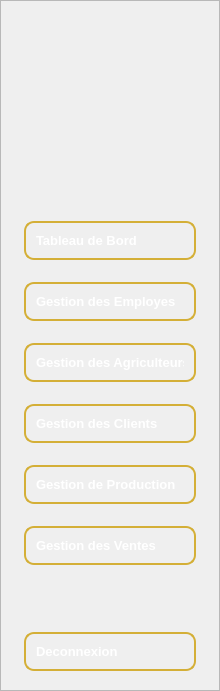
       <widget class="QFrame" name="sidebar_10">
        <property name="geometry">
         <rect>
          <x>-10</x>
          <y>0</y>
          <width>220</width>
          <height>691</height>
         </rect>
        </property>
        <property name="minimumSize">
         <size>
          <width>220</width>
          <height>0</height>
         </size>
        </property>
        <property name="maximumSize">
         <size>
          <width>220</width>
          <height>16777215</height>
         </size>
        </property>
        <property name="styleSheet">
         <string notr="true">QFrame#sidebar_10 {
    background-color: #556B2F;
}
QPushButton {
    background-color: transparent;
    color: white;
    border: 2px solid #D4AF37;
    border-radius: 10px;
    padding: 10px;
    margin: 8px 12px;
    text-align: left;
}

QPushButton:hover {
    background-color: #D4AF37;
    color: black;
}
</string>
        </property>
        <property name="frameShape">
         <enum>QFrame::Shape::StyledPanel</enum>
        </property>
        <property name="frameShadow">
         <enum>QFrame::Shadow::Raised</enum>
        </property>
        <layout class="QVBoxLayout" name="verticalLayout_16">
         <item>
          <widget class="QLabel" name="label_31">
           <property name="minimumSize">
            <size>
             <width>150</width>
             <height>150</height>
            </size>
           </property>
           <property name="maximumSize">
            <size>
             <width>150</width>
             <height>150</height>
            </size>
           </property>
           <property name="text">
            <string/>
           </property>
           <property name="pixmap">
            <pixmap>../SMART_OIL_PRESS_DHOUHA/GestionEmployes/images/lg-removebg-preview.png</pixmap>
           </property>
           <property name="scaledContents">
            <bool>true</bool>
           </property>
           <property name="alignment">
            <set>Qt::AlignmentFlag::AlignCenter</set>
           </property>
          </widget>
         </item>
         <item>
          <spacer name="verticalSpacer_21">
           <property name="orientation">
            <enum>Qt::Orientation::Vertical</enum>
           </property>
           <property name="sizeHint" stdset="0">
            <size>
             <width>20</width>
             <height>40</height>
            </size>
           </property>
          </spacer>
         </item>
         <item>
          <widget class="QPushButton" name="btn_home_11">
           <property name="font">
            <font>
             <pointsize>10</pointsize>
             <bold>true</bold>
            </font>
           </property>
           <property name="text">
            <string>Tableau de Bord</string>
           </property>
           <property name="icon">
            <iconset theme="QIcon::ThemeIcon::GoHome"/>
           </property>
          </widget>
         </item>
         <item>
          <widget class="QPushButton" name="btn_employes_11">
           <property name="font">
            <font>
             <pointsize>10</pointsize>
             <bold>true</bold>
            </font>
           </property>
           <property name="text">
            <string>Gestion des Employes</string>
           </property>
           <property name="icon">
            <iconset theme="QIcon::ThemeIcon::UserAvailable"/>
           </property>
          </widget>
         </item>
         <item>
          <widget class="QPushButton" name="btn_agriculteurs_11">
           <property name="font">
            <font>
             <pointsize>10</pointsize>
             <bold>true</bold>
            </font>
           </property>
           <property name="text">
            <string>Gestion des Agriculteurs</string>
           </property>
          </widget>
         </item>
         <item>
          <widget class="QPushButton" name="btn_clients_11">
           <property name="font">
            <font>
             <pointsize>10</pointsize>
             <bold>true</bold>
            </font>
           </property>
           <property name="text">
            <string>Gestion des Clients</string>
           </property>
          </widget>
         </item>
         <item>
          <widget class="QPushButton" name="btn_production_11">
           <property name="font">
            <font>
             <pointsize>10</pointsize>
             <bold>true</bold>
            </font>
           </property>
           <property name="text">
            <string>Gestion de Production</string>
           </property>
          </widget>
         </item>
         <item>
          <widget class="QPushButton" name="btn_ventes_11">
           <property name="font">
            <font>
             <pointsize>10</pointsize>
             <bold>true</bold>
            </font>
           </property>
           <property name="text">
            <string>Gestion des Ventes</string>
           </property>
          </widget>
         </item>
         <item>
          <spacer name="verticalSpacer_22">
           <property name="orientation">
            <enum>Qt::Orientation::Vertical</enum>
           </property>
           <property name="sizeHint" stdset="0">
            <size>
             <width>20</width>
             <height>40</height>
            </size>
           </property>
          </spacer>
         </item>
         <item>
          <widget class="QPushButton" name="btn_logout_11">
           <property name="font">
            <font>
             <pointsize>10</pointsize>
             <bold>true</bold>
            </font>
           </property>
           <property name="text">
            <string>Deconnexion</string>
           </property>
          </widget>
         </item>
        </layout>
       </widget>
